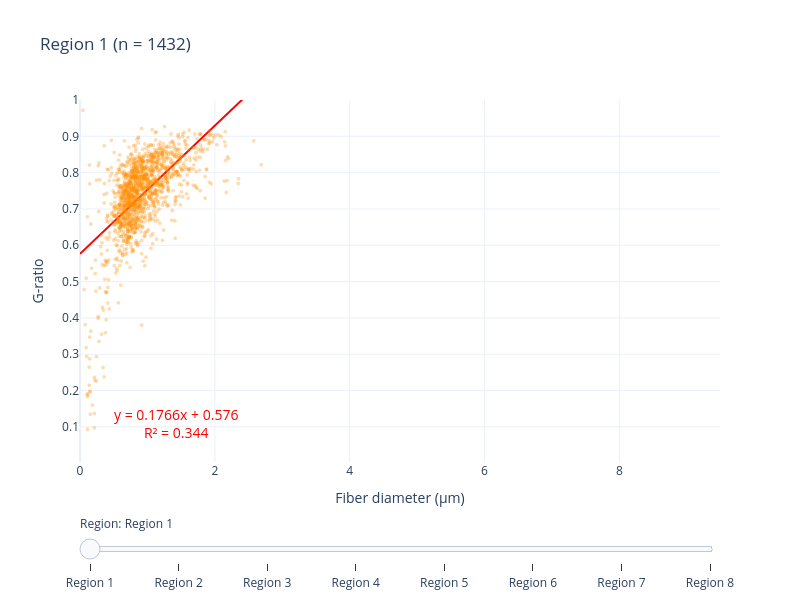

This figure's notebook cell:
### Markdown cell above
## G-ratio vs Fiber diameter

Use the slider to switch between CC regions.

### Code cell
x_max_g = all_df["fiber_diam"].max() * 1.05
y_min_g = max(all_df["gratio"].min() * 0.95, 0)
y_max_g = min(all_df["gratio"].max() * 1.05, 1.0)

fig = go.Figure()

for i, sample in enumerate(samples_sorted):
    df = all_data[sample]
    x, y = df["fiber_diam"].values, df["gratio"].values
    visible = (i == 0)

    fig.add_trace(go.Scattergl(
        x=x, y=y, mode="markers",
        marker=dict(size=4, color="darkorange", opacity=0.3),
        showlegend=False, visible=visible,
        hovertemplate="Fiber: %{x:.3f} \u03bcm<br>G-ratio: %{y:.3f}<extra></extra>",
    ))

    slope, intercept, r_value, _, _ = scipy_stats.linregress(x, y)
    x_line = np.linspace(0, x_max_g, 100)
    fig.add_trace(go.Scatter(
        x=x_line, y=slope * x_line + intercept, mode="lines",
        line=dict(color="red", width=2), showlegend=False, visible=visible,
        hovertemplate=f"y = {slope:.4f}x + {intercept:.3f}<br>R\u00b2 = {r_value**2:.3f}<extra></extra>",
    ))

n_traces = len(samples_sorted) * 2
steps = []
for i, sample in enumerate(samples_sorted):
    df = all_data[sample]
    x, y = df["fiber_diam"].values, df["gratio"].values
    slope, intercept, r_value, _, _ = scipy_stats.linregress(x, y)

    vis = [False] * n_traces
    vis[i * 2] = True
    vis[i * 2 + 1] = True
    step = dict(
        method="update",
        args=[
            {"visible": vis},
            {"title": f"{REGION_LABELS[sample]} (n = {len(df)})",
             "annotations": [
                 dict(text=f"y = {slope:.4f}x + {intercept:.3f}<br>R\u00b2 = {r_value**2:.3f}",
                      xref="paper", yref="paper", x=0.05, y=0.05,
                      xanchor="left", yanchor="bottom", showarrow=False,
                      font=dict(size=14, color="red")),
             ]},
        ],
        label=REGION_LABELS[sample],
    )
    steps.append(step)

df0 = all_data[samples_sorted[0]]
s0, i0, r0, _, _ = scipy_stats.linregress(df0["fiber_diam"].values, df0["gratio"].values)

fig.update_layout(
    sliders=[dict(active=0, steps=steps, currentvalue=dict(prefix="Region: "), pad=dict(t=50))],
    title=f"{REGION_LABELS[samples_sorted[0]]} (n = {len(df0)})",
    xaxis_title="Fiber diameter (\u03bcm)",
    yaxis_title="G-ratio",
    xaxis_range=[0, x_max_g], yaxis_range=[y_min_g, y_max_g],
    template=PLOT_TEMPLATE, height=600, width=800,
    annotations=[dict(text=f"y = {s0:.4f}x + {i0:.3f}<br>R\u00b2 = {r0**2:.3f}",
                      xref="paper", yref="paper", x=0.05, y=0.05,
                      xanchor="left", yanchor="bottom", showarrow=False,
                      font=dict(size=14, color="red"))],
)
fig.show()

### Figure 1 — Plotly figure (JSON) as saved in the notebook; plotly's stock layout.template omitted (floating-point values rounded to 4 significant figures; data arrays with more than 128 entries replaced by an {"elided": "..."} marker saying what was removed)
{"data": [{"hovertemplate": "Fiber: %{x:.3f} μm<br>G-ratio: %{y:.3f}<extra></extra>", "marker": {"color": "darkorange", "opacity": 0.3, "size": 4}, "mode": "markers", "showlegend": false, "type": "scattergl", "visible": true, "x": {"elided": "1432 float values"}, "y": {"elided": "1432 float values"}}, {"hovertemplate": "y = 0.1766x + 0.576<br>R² = 0.344<extra></extra>", "line": {"color": "red", "width": 2}, "mode": "lines", "showlegend": false, "type": "scatter", "visible": true, "x": [0.0, 0.09588, 0.1918, 0.2876, 0.3835, 0.4794, 0.5753, 0.6711, 0.767, 0.8629, 0.9588, 1.055, 1.151, 1.246, 1.342, 1.438, 1.534, 1.63, 1.726, 1.822, 1.918, 2.013, 2.109, 2.205, 2.301, 2.397, 2.493, 2.589, 2.685, 2.78, 2.876, 2.972, 3.068, 3.164, 3.26, 3.356, 3.452, 3.548, 3.643, 3.739, 3.835, 3.931, 4.027, 4.123, 4.219, 4.315, 4.41, 4.506, 4.602, 4.698, 4.794, 4.89, 4.986, 5.082, 5.177, 5.273, 5.369, 5.465, 5.561, 5.657, 5.753, 5.849, 5.944, 6.04, 6.136, 6.232, 6.328, 6.424, 6.52, 6.616, 6.711, 6.807, 6.903, 6.999, 7.095, 7.191, 7.287, 7.383, 7.479, 7.574, 7.67, 7.766, 7.862, 7.958, 8.054, 8.15, 8.246, 8.341, 8.437, 8.533, 8.629, 8.725, 8.821, 8.917, 9.013, 9.108, 9.204, 9.3, 9.396, 9.492], "y": [0.5762, 0.5931, 0.61, 0.627, 0.6439, 0.6608, 0.6778, 0.6947, 0.7116, 0.7286, 0.7455, 0.7624, 0.7794, 0.7963, 0.8132, 0.8301, 0.8471, 0.864, 0.8809, 0.8979, 0.9148, 0.9317, 0.9487, 0.9656, 0.9825, 0.9995, 1.016, 1.033, 1.05, 1.067, 1.084, 1.101, 1.118, 1.135, 1.152, 1.169, 1.186, 1.203, 1.22, 1.236, 1.253, 1.27, 1.287, 1.304, 1.321, 1.338, 1.355, 1.372, 1.389, 1.406, 1.423, 1.44, 1.457, 1.474, 1.49, 1.507, 1.524, 1.541, 1.558, 1.575, 1.592, 1.609, 1.626, 1.643, 1.66, 1.677, 1.694, 1.711, 1.727, 1.744, 1.761, 1.778, 1.795, 1.812, 1.829, 1.846, 1.863, 1.88, 1.897, 1.914, 1.931, 1.948, 1.965, 1.981, 1.998, 2.015, 2.032, 2.049, 2.066, 2.083, 2.1, 2.117, 2.134, 2.151, 2.168, 2.185, 2.202, 2.218, 2.235, 2.252]}, {"hovertemplate": "Fiber: %{x:.3f} μm<br>G-ratio: %{y:.3f}<extra></extra>", "marker": {"color": "darkorange", "opacity": 0.3, "size": 4}, "mode": "markers", "showlegend": false, "type": "scattergl", "visible": false, "x": {"elided": "1037 float values"}, "y": {"elided": "1037 float values"}}, {"hovertemplate": "y = 0.1313x + 0.608<br>R² = 0.264<extra></extra>", "line": {"color": "red", "width": 2}, "mode": "lines", "showlegend": false, "type": "scatter", "visible": false, "x": [0.0, 0.09588, 0.1918, 0.2876, 0.3835, 0.4794, 0.5753, 0.6711, 0.767, 0.8629, 0.9588, 1.055, 1.151, 1.246, 1.342, 1.438, 1.534, 1.63, 1.726, 1.822, 1.918, 2.013, 2.109, 2.205, 2.301, 2.397, 2.493, 2.589, 2.685, 2.78, 2.876, 2.972, 3.068, 3.164, 3.26, 3.356, 3.452, 3.548, 3.643, 3.739, 3.835, 3.931, 4.027, 4.123, 4.219, 4.315, 4.41, 4.506, 4.602, 4.698, 4.794, 4.89, 4.986, 5.082, 5.177, 5.273, 5.369, 5.465, 5.561, 5.657, 5.753, 5.849, 5.944, 6.04, 6.136, 6.232, 6.328, 6.424, 6.52, 6.616, 6.711, 6.807, 6.903, 6.999, 7.095, 7.191, 7.287, 7.383, 7.479, 7.574, 7.67, 7.766, 7.862, 7.958, 8.054, 8.15, 8.246, 8.341, 8.437, 8.533, 8.629, 8.725, 8.821, 8.917, 9.013, 9.108, 9.204, 9.3, 9.396, 9.492], "y": [0.608, 0.6206, 0.6332, 0.6458, 0.6584, 0.6709, 0.6835, 0.6961, 0.7087, 0.7213, 0.7339, 0.7465, 0.7591, 0.7717, 0.7843, 0.7969, 0.8095, 0.822, 0.8346, 0.8472, 0.8598, 0.8724, 0.885, 0.8976, 0.9102, 0.9228, 0.9354, 0.948, 0.9606, 0.9731, 0.9857, 0.9983, 1.011, 1.024, 1.036, 1.049, 1.061, 1.074, 1.086, 1.099, 1.112, 1.124, 1.137, 1.149, 1.162, 1.175, 1.187, 1.2, 1.212, 1.225, 1.238, 1.25, 1.263, 1.275, 1.288, 1.301, 1.313, 1.326, 1.338, 1.351, 1.363, 1.376, 1.389, 1.401, 1.414, 1.426, 1.439, 1.452, 1.464, 1.477, 1.489, 1.502, 1.515, 1.527, 1.54, 1.552, 1.565, 1.578, 1.59, 1.603, 1.615, 1.628, 1.641, 1.653, 1.666, 1.678, 1.691, 1.703, 1.716, 1.729, 1.741, 1.754, 1.766, 1.779, 1.792, 1.804, 1.817, 1.829, 1.842, 1.855]}, {"hovertemplate": "Fiber: %{x:.3f} μm<br>G-ratio: %{y:.3f}<extra></extra>", "marker": {"color": "darkorange", "opacity": 0.3, "size": 4}, "mode": "markers", "showlegend": false, "type": "scattergl", "visible": false, "x": {"elided": "701 float values"}, "y": {"elided": "701 float values"}}, {"hovertemplate": "y = 0.1130x + 0.595<br>R² = 0.214<extra></extra>", "line": {"color": "red", "width": 2}, "mode": "lines", "showlegend": false, "type": "scatter", "visible": false, "x": [0.0, 0.09588, 0.1918, 0.2876, 0.3835, 0.4794, 0.5753, 0.6711, 0.767, 0.8629, 0.9588, 1.055, 1.151, 1.246, 1.342, 1.438, 1.534, 1.63, 1.726, 1.822, 1.918, 2.013, 2.109, 2.205, 2.301, 2.397, 2.493, 2.589, 2.685, 2.78, 2.876, 2.972, 3.068, 3.164, 3.26, 3.356, 3.452, 3.548, 3.643, 3.739, 3.835, 3.931, 4.027, 4.123, 4.219, 4.315, 4.41, 4.506, 4.602, 4.698, 4.794, 4.89, 4.986, 5.082, 5.177, 5.273, 5.369, 5.465, 5.561, 5.657, 5.753, 5.849, 5.944, 6.04, 6.136, 6.232, 6.328, 6.424, 6.52, 6.616, 6.711, 6.807, 6.903, 6.999, 7.095, 7.191, 7.287, 7.383, 7.479, 7.574, 7.67, 7.766, 7.862, 7.958, 8.054, 8.15, 8.246, 8.341, 8.437, 8.533, 8.629, 8.725, 8.821, 8.917, 9.013, 9.108, 9.204, 9.3, 9.396, 9.492], "y": [0.5946, 0.6055, 0.6163, 0.6271, 0.638, 0.6488, 0.6596, 0.6704, 0.6813, 0.6921, 0.7029, 0.7138, 0.7246, 0.7354, 0.7463, 0.7571, 0.7679, 0.7788, 0.7896, 0.8004, 0.8113, 0.8221, 0.8329, 0.8438, 0.8546, 0.8654, 0.8762, 0.8871, 0.8979, 0.9087, 0.9196, 0.9304, 0.9412, 0.9521, 0.9629, 0.9737, 0.9846, 0.9954, 1.006, 1.017, 1.028, 1.039, 1.05, 1.06, 1.071, 1.082, 1.093, 1.104, 1.115, 1.125, 1.136, 1.147, 1.158, 1.169, 1.18, 1.19, 1.201, 1.212, 1.223, 1.234, 1.245, 1.255, 1.266, 1.277, 1.288, 1.299, 1.31, 1.32, 1.331, 1.342, 1.353, 1.364, 1.374, 1.385, 1.396, 1.407, 1.418, 1.429, 1.439, 1.45, 1.461, 1.472, 1.483, 1.494, 1.504, 1.515, 1.526, 1.537, 1.548, 1.559, 1.569, 1.58, 1.591, 1.602, 1.613, 1.624, 1.634, 1.645, 1.656, 1.667]}, {"hovertemplate": "Fiber: %{x:.3f} μm<br>G-ratio: %{y:.3f}<extra></extra>", "marker": {"color": "darkorange", "opacity": 0.3, "size": 4}, "mode": "markers", "showlegend": false, "type": "scattergl", "visible": false, "x": {"elided": "472 float values"}, "y": {"elided": "472 float values"}}, {"hovertemplate": "y = 0.1761x + 0.478<br>R² = 0.321<extra></extra>", "line": {"color": "red", "width": 2}, "mode": "lines", "showlegend": false, "type": "scatter", "visible": false, "x": [0.0, 0.09588, 0.1918, 0.2876, 0.3835, 0.4794, 0.5753, 0.6711, 0.767, 0.8629, 0.9588, 1.055, 1.151, 1.246, 1.342, 1.438, 1.534, 1.63, 1.726, 1.822, 1.918, 2.013, 2.109, 2.205, 2.301, 2.397, 2.493, 2.589, 2.685, 2.78, 2.876, 2.972, 3.068, 3.164, 3.26, 3.356, 3.452, 3.548, 3.643, 3.739, 3.835, 3.931, 4.027, 4.123, 4.219, 4.315, 4.41, 4.506, 4.602, 4.698, 4.794, 4.89, 4.986, 5.082, 5.177, 5.273, 5.369, 5.465, 5.561, 5.657, 5.753, 5.849, 5.944, 6.04, 6.136, 6.232, 6.328, 6.424, 6.52, 6.616, 6.711, 6.807, 6.903, 6.999, 7.095, 7.191, 7.287, 7.383, 7.479, 7.574, 7.67, 7.766, 7.862, 7.958, 8.054, 8.15, 8.246, 8.341, 8.437, 8.533, 8.629, 8.725, 8.821, 8.917, 9.013, 9.108, 9.204, 9.3, 9.396, 9.492], "y": [0.4781, 0.495, 0.5119, 0.5288, 0.5457, 0.5626, 0.5794, 0.5963, 0.6132, 0.6301, 0.647, 0.6639, 0.6808, 0.6977, 0.7145, 0.7314, 0.7483, 0.7652, 0.7821, 0.799, 0.8159, 0.8328, 0.8496, 0.8665, 0.8834, 0.9003, 0.9172, 0.9341, 0.951, 0.9679, 0.9847, 1.002, 1.019, 1.035, 1.052, 1.069, 1.086, 1.103, 1.12, 1.137, 1.154, 1.171, 1.187, 1.204, 1.221, 1.238, 1.255, 1.272, 1.289, 1.306, 1.322, 1.339, 1.356, 1.373, 1.39, 1.407, 1.424, 1.441, 1.458, 1.474, 1.491, 1.508, 1.525, 1.542, 1.559, 1.576, 1.593, 1.61, 1.626, 1.643, 1.66, 1.677, 1.694, 1.711, 1.728, 1.745, 1.762, 1.778, 1.795, 1.812, 1.829, 1.846, 1.863, 1.88, 1.897, 1.914, 1.93, 1.947, 1.964, 1.981, 1.998, 2.015, 2.032, 2.049, 2.066, 2.082, 2.099, 2.116, 2.133, 2.15]}, {"hovertemplate": "Fiber: %{x:.3f} μm<br>G-ratio: %{y:.3f}<extra></extra>", "marker": {"color": "darkorange", "opacity": 0.3, "size": 4}, "mode": "markers", "showlegend": false, "type": "scattergl", "visible": false, "x": {"elided": "705 float values"}, "y": {"elided": "705 float values"}}, {"hovertemplate": "y = 0.0980x + 0.566<br>R² = 0.210<extra></extra>", "line": {"color": "red", "width": 2}, "mode": "lines", "showlegend": false, "type": "scatter", "visible": false, "x": [0.0, 0.09588, 0.1918, 0.2876, 0.3835, 0.4794, 0.5753, 0.6711, 0.767, 0.8629, 0.9588, 1.055, 1.151, 1.246, 1.342, 1.438, 1.534, 1.63, 1.726, 1.822, 1.918, 2.013, 2.109, 2.205, 2.301, 2.397, 2.493, 2.589, 2.685, 2.78, 2.876, 2.972, 3.068, 3.164, 3.26, 3.356, 3.452, 3.548, 3.643, 3.739, 3.835, 3.931, 4.027, 4.123, 4.219, 4.315, 4.41, 4.506, 4.602, 4.698, 4.794, 4.89, 4.986, 5.082, 5.177, 5.273, 5.369, 5.465, 5.561, 5.657, 5.753, 5.849, 5.944, 6.04, 6.136, 6.232, 6.328, 6.424, 6.52, 6.616, 6.711, 6.807, 6.903, 6.999, 7.095, 7.191, 7.287, 7.383, 7.479, 7.574, 7.67, 7.766, 7.862, 7.958, 8.054, 8.15, 8.246, 8.341, 8.437, 8.533, 8.629, 8.725, 8.821, 8.917, 9.013, 9.108, 9.204, 9.3, 9.396, 9.492], "y": [0.5663, 0.5757, 0.5851, 0.5945, 0.6039, 0.6133, 0.6227, 0.6321, 0.6415, 0.6509, 0.6603, 0.6697, 0.6791, 0.6885, 0.6979, 0.7073, 0.7167, 0.7261, 0.7355, 0.7449, 0.7543, 0.7637, 0.7731, 0.7825, 0.7919, 0.8013, 0.8107, 0.8201, 0.8295, 0.8389, 0.8483, 0.8577, 0.8671, 0.8765, 0.8859, 0.8953, 0.9047, 0.9141, 0.9234, 0.9328, 0.9422, 0.9516, 0.961, 0.9704, 0.9798, 0.9892, 0.9986, 1.008, 1.017, 1.027, 1.036, 1.046, 1.055, 1.064, 1.074, 1.083, 1.093, 1.102, 1.111, 1.121, 1.13, 1.14, 1.149, 1.158, 1.168, 1.177, 1.187, 1.196, 1.205, 1.215, 1.224, 1.234, 1.243, 1.252, 1.262, 1.271, 1.281, 1.29, 1.299, 1.309, 1.318, 1.328, 1.337, 1.346, 1.356, 1.365, 1.375, 1.384, 1.393, 1.403, 1.412, 1.422, 1.431, 1.44, 1.45, 1.459, 1.469, 1.478, 1.487, 1.497]}, {"hovertemplate": "Fiber: %{x:.3f} μm<br>G-ratio: %{y:.3f}<extra></extra>", "marker": {"color": "darkorange", "opacity": 0.3, "size": 4}, "mode": "markers", "showlegend": false, "type": "scattergl", "visible": false, "x": {"elided": "874 float values"}, "y": {"elided": "874 float values"}}, {"hovertemplate": "y = 0.1386x + 0.482<br>R² = 0.278<extra></extra>", "line": {"color": "red", "width": 2}, "mode": "lines", "showlegend": false, "type": "scatter", "visible": false, "x": [0.0, 0.09588, 0.1918, 0.2876, 0.3835, 0.4794, 0.5753, 0.6711, 0.767, 0.8629, 0.9588, 1.055, 1.151, 1.246, 1.342, 1.438, 1.534, 1.63, 1.726, 1.822, 1.918, 2.013, 2.109, 2.205, 2.301, 2.397, 2.493, 2.589, 2.685, 2.78, 2.876, 2.972, 3.068, 3.164, 3.26, 3.356, 3.452, 3.548, 3.643, 3.739, 3.835, 3.931, 4.027, 4.123, 4.219, 4.315, 4.41, 4.506, 4.602, 4.698, 4.794, 4.89, 4.986, 5.082, 5.177, 5.273, 5.369, 5.465, 5.561, 5.657, 5.753, 5.849, 5.944, 6.04, 6.136, 6.232, 6.328, 6.424, 6.52, 6.616, 6.711, 6.807, 6.903, 6.999, 7.095, 7.191, 7.287, 7.383, 7.479, 7.574, 7.67, 7.766, 7.862, 7.958, 8.054, 8.15, 8.246, 8.341, 8.437, 8.533, 8.629, 8.725, 8.821, 8.917, 9.013, 9.108, 9.204, 9.3, 9.396, 9.492], "y": [0.4821, 0.4954, 0.5086, 0.5219, 0.5352, 0.5485, 0.5618, 0.5751, 0.5884, 0.6016, 0.6149, 0.6282, 0.6415, 0.6548, 0.6681, 0.6814, 0.6947, 0.7079, 0.7212, 0.7345, 0.7478, 0.7611, 0.7744, 0.7877, 0.8009, 0.8142, 0.8275, 0.8408, 0.8541, 0.8674, 0.8807, 0.8939, 0.9072, 0.9205, 0.9338, 0.9471, 0.9604, 0.9737, 0.9869, 1.0, 1.014, 1.027, 1.04, 1.053, 1.067, 1.08, 1.093, 1.107, 1.12, 1.133, 1.146, 1.16, 1.173, 1.186, 1.2, 1.213, 1.226, 1.239, 1.253, 1.266, 1.279, 1.293, 1.306, 1.319, 1.332, 1.346, 1.359, 1.372, 1.386, 1.399, 1.412, 1.425, 1.439, 1.452, 1.465, 1.479, 1.492, 1.505, 1.518, 1.532, 1.545, 1.558, 1.572, 1.585, 1.598, 1.611, 1.625, 1.638, 1.651, 1.665, 1.678, 1.691, 1.704, 1.718, 1.731, 1.744, 1.758, 1.771, 1.784, 1.797]}, {"hovertemplate": "Fiber: %{x:.3f} μm<br>G-ratio: %{y:.3f}<extra></extra>", "marker": {"color": "darkorange", "opacity": 0.3, "size": 4}, "mode": "markers", "showlegend": false, "type": "scattergl", "visible": false, "x": {"elided": "961 float values"}, "y": {"elided": "961 float values"}}, {"hovertemplate": "y = 0.1492x + 0.510<br>R² = 0.287<extra></extra>", "line": {"color": "red", "width": 2}, "mode": "lines", "showlegend": false, "type": "scatter", "visible": false, "x": [0.0, 0.09588, 0.1918, 0.2876, 0.3835, 0.4794, 0.5753, 0.6711, 0.767, 0.8629, 0.9588, 1.055, 1.151, 1.246, 1.342, 1.438, 1.534, 1.63, 1.726, 1.822, 1.918, 2.013, 2.109, 2.205, 2.301, 2.397, 2.493, 2.589, 2.685, 2.78, 2.876, 2.972, 3.068, 3.164, 3.26, 3.356, 3.452, 3.548, 3.643, 3.739, 3.835, 3.931, 4.027, 4.123, 4.219, 4.315, 4.41, 4.506, 4.602, 4.698, 4.794, 4.89, 4.986, 5.082, 5.177, 5.273, 5.369, 5.465, 5.561, 5.657, 5.753, 5.849, 5.944, 6.04, 6.136, 6.232, 6.328, 6.424, 6.52, 6.616, 6.711, 6.807, 6.903, 6.999, 7.095, 7.191, 7.287, 7.383, 7.479, 7.574, 7.67, 7.766, 7.862, 7.958, 8.054, 8.15, 8.246, 8.341, 8.437, 8.533, 8.629, 8.725, 8.821, 8.917, 9.013, 9.108, 9.204, 9.3, 9.396, 9.492], "y": [0.5096, 0.5239, 0.5382, 0.5525, 0.5668, 0.5811, 0.5954, 0.6097, 0.624, 0.6383, 0.6526, 0.6669, 0.6812, 0.6955, 0.7098, 0.7241, 0.7384, 0.7527, 0.767, 0.7813, 0.7956, 0.8099, 0.8242, 0.8386, 0.8529, 0.8672, 0.8815, 0.8958, 0.9101, 0.9244, 0.9387, 0.953, 0.9673, 0.9816, 0.9959, 1.01, 1.025, 1.039, 1.053, 1.067, 1.082, 1.096, 1.11, 1.125, 1.139, 1.153, 1.168, 1.182, 1.196, 1.21, 1.225, 1.239, 1.253, 1.268, 1.282, 1.296, 1.311, 1.325, 1.339, 1.353, 1.368, 1.382, 1.396, 1.411, 1.425, 1.439, 1.454, 1.468, 1.482, 1.497, 1.511, 1.525, 1.539, 1.554, 1.568, 1.582, 1.597, 1.611, 1.625, 1.64, 1.654, 1.668, 1.682, 1.697, 1.711, 1.725, 1.74, 1.754, 1.768, 1.783, 1.797, 1.811, 1.826, 1.84, 1.854, 1.868, 1.883, 1.897, 1.911, 1.926]}, {"hovertemplate": "Fiber: %{x:.3f} μm<br>G-ratio: %{y:.3f}<extra></extra>", "marker": {"color": "darkorange", "opacity": 0.3, "size": 4}, "mode": "markers", "showlegend": false, "type": "scattergl", "visible": false, "x": {"elided": "532 float values"}, "y": {"elided": "532 float values"}}, {"hovertemplate": "y = 0.1360x + 0.534<br>R² = 0.294<extra></extra>", "line": {"color": "red", "width": 2}, "mode": "lines", "showlegend": false, "type": "scatter", "visible": false, "x": [0.0, 0.09588, 0.1918, 0.2876, 0.3835, 0.4794, 0.5753, 0.6711, 0.767, 0.8629, 0.9588, 1.055, 1.151, 1.246, 1.342, 1.438, 1.534, 1.63, 1.726, 1.822, 1.918, 2.013, 2.109, 2.205, 2.301, 2.397, 2.493, 2.589, 2.685, 2.78, 2.876, 2.972, 3.068, 3.164, 3.26, 3.356, 3.452, 3.548, 3.643, 3.739, 3.835, 3.931, 4.027, 4.123, 4.219, 4.315, 4.41, 4.506, 4.602, 4.698, 4.794, 4.89, 4.986, 5.082, 5.177, 5.273, 5.369, 5.465, 5.561, 5.657, 5.753, 5.849, 5.944, 6.04, 6.136, 6.232, 6.328, 6.424, 6.52, 6.616, 6.711, 6.807, 6.903, 6.999, 7.095, 7.191, 7.287, 7.383, 7.479, 7.574, 7.67, 7.766, 7.862, 7.958, 8.054, 8.15, 8.246, 8.341, 8.437, 8.533, 8.629, 8.725, 8.821, 8.917, 9.013, 9.108, 9.204, 9.3, 9.396, 9.492], "y": [0.5344, 0.5475, 0.5605, 0.5736, 0.5866, 0.5996, 0.6127, 0.6257, 0.6388, 0.6518, 0.6648, 0.6779, 0.6909, 0.704, 0.717, 0.73, 0.7431, 0.7561, 0.7691, 0.7822, 0.7952, 0.8083, 0.8213, 0.8343, 0.8474, 0.8604, 0.8735, 0.8865, 0.8995, 0.9126, 0.9256, 0.9387, 0.9517, 0.9647, 0.9778, 0.9908, 1.004, 1.017, 1.03, 1.043, 1.056, 1.069, 1.082, 1.095, 1.108, 1.121, 1.134, 1.147, 1.16, 1.173, 1.186, 1.199, 1.212, 1.226, 1.239, 1.252, 1.265, 1.278, 1.291, 1.304, 1.317, 1.33, 1.343, 1.356, 1.369, 1.382, 1.395, 1.408, 1.421, 1.434, 1.447, 1.46, 1.473, 1.486, 1.499, 1.512, 1.525, 1.538, 1.552, 1.565, 1.578, 1.591, 1.604, 1.617, 1.63, 1.643, 1.656, 1.669, 1.682, 1.695, 1.708, 1.721, 1.734, 1.747, 1.76, 1.773, 1.786, 1.799, 1.812, 1.825]}], "layout": {"annotations": [{"font": {"color": "red", "size": 14}, "showarrow": false, "text": "y = 0.1766x + 0.576<br>R² = 0.344", "x": 0.05, "xanchor": "left", "xref": "paper", "y": 0.05, "yanchor": "bottom", "yref": "paper"}], "height": 600, "sliders": [{"active": 0, "currentvalue": {"prefix": "Region: "}, "pad": {"t": 50}, "steps": [{"args": [{"visible": [true, true, false, false, false, false, false, false, false, false, false, false, false, false, false, false]}, {"annotations": [{"font": {"color": "red", "size": 14}, "showarrow": false, "text": "y = 0.1766x + 0.576<br>R² = 0.344", "x": 0.05, "xanchor": "left", "xref": "paper", "y": 0.05, "yanchor": "bottom", "yref": "paper"}], "title": "Region 1 (n = 1432)"}], "label": "Region 1", "method": "update"}, {"args": [{"visible": [false, false, true, true, false, false, false, false, false, false, false, false, false, false, false, false]}, {"annotations": [{"font": {"color": "red", "size": 14}, "showarrow": false, "text": "y = 0.1313x + 0.608<br>R² = 0.264", "x": 0.05, "xanchor": "left", "xref": "paper", "y": 0.05, "yanchor": "bottom", "yref": "paper"}], "title": "Region 2 (n = 1037)"}], "label": "Region 2", "method": "update"}, {"args": [{"visible": [false, false, false, false, true, true, false, false, false, false, false, false, false, false, false, false]}, {"annotations": [{"font": {"color": "red", "size": 14}, "showarrow": false, "text": "y = 0.1130x + 0.595<br>R² = 0.214", "x": 0.05, "xanchor": "left", "xref": "paper", "y": 0.05, "yanchor": "bottom", "yref": "paper"}], "title": "Region 3 (n = 701)"}], "label": "Region 3", "method": "update"}, {"args": [{"visible": [false, false, false, false, false, false, true, true, false, false, false, false, false, false, false, false]}, {"annotations": [{"font": {"color": "red", "size": 14}, "showarrow": false, "text": "y = 0.1761x + 0.478<br>R² = 0.321", "x": 0.05, "xanchor": "left", "xref": "paper", "y": 0.05, "yanchor": "bottom", "yref": "paper"}], "title": "Region 4 (n = 472)"}], "label": "Region 4", "method": "update"}, {"args": [{"visible": [false, false, false, false, false, false, false, false, true, true, false, false, false, false, false, false]}, {"annotations": [{"font": {"color": "red", "size": 14}, "showarrow": false, "text": "y = 0.0980x + 0.566<br>R² = 0.210", "x": 0.05, "xanchor": "left", "xref": "paper", "y": 0.05, "yanchor": "bottom", "yref": "paper"}], "title": "Region 5 (n = 705)"}], "label": "Region 5", "method": "update"}, {"args": [{"visible": [false, false, false, false, false, false, false, false, false, false, true, true, false, false, false, false]}, {"annotations": [{"font": {"color": "red", "size": 14}, "showarrow": false, "text": "y = 0.1386x + 0.482<br>R² = 0.278", "x": 0.05, "xanchor": "left", "xref": "paper", "y": 0.05, "yanchor": "bottom", "yref": "paper"}], "title": "Region 6 (n = 874)"}], "label": "Region 6", "method": "update"}, {"args": [{"visible": [false, false, false, false, false, false, false, false, false, false, false, false, true, true, false, false]}, {"annotations": [{"font": {"color": "red", "size": 14}, "showarrow": false, "text": "y = 0.1492x + 0.510<br>R² = 0.287", "x": 0.05, "xanchor": "left", "xref": "paper", "y": 0.05, "yanchor": "bottom", "yref": "paper"}], "title": "Region 7 (n = 961)"}], "label": "Region 7", "method": "update"}, {"args": [{"visible": [false, false, false, false, false, false, false, false, false, false, false, false, false, false, true, true]}, {"annotations": [{"font": {"color": "red", "size": 14}, "showarrow": false, "text": "y = 0.1360x + 0.534<br>R² = 0.294", "x": 0.05, "xanchor": "left", "xref": "paper", "y": 0.05, "yanchor": "bottom", "yref": "paper"}], "title": "Region 8 (n = 532)"}], "label": "Region 8", "method": "update"}]}], "title": {"text": "Region 1 (n = 1432)"}, "width": 800, "xaxis": {"range": [0, 9.492], "title": {"text": "Fiber diameter (μm)"}}, "yaxis": {"range": [0.003133, 1.0], "title": {"text": "G-ratio"}}}}
